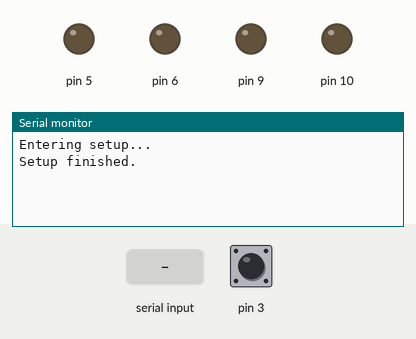
This sketch was run on a simulated Arduino Uno, built with avr-gcc and run on an emulated ATmega328P. Shown: output pins drawn as LEDs (lit = HIGH), the last lines printed to the serial monitor. The test bench sets the inputs (shaded band); at power-on: pin 3 LOW.

Above: at 1.2 s.
1.3 s: pin 3 driven HIGH
At 2.2 s:
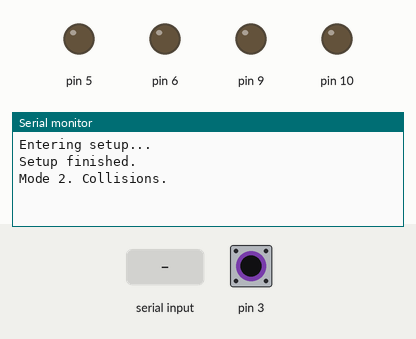
2.8 s: "1" received over Serial
At 3.5 s:
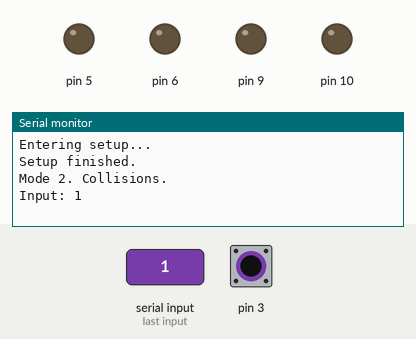
4.3 s: pin 3 pulsed LOW 2 times (0.12 s each, 0.3 s apart)
At 5.6 s:
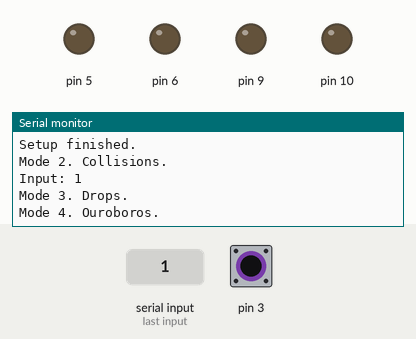
6.4 s: pin 3 pulsed LOW 5 times (0.12 s each, 0.3 s apart)
At 9.1 s:
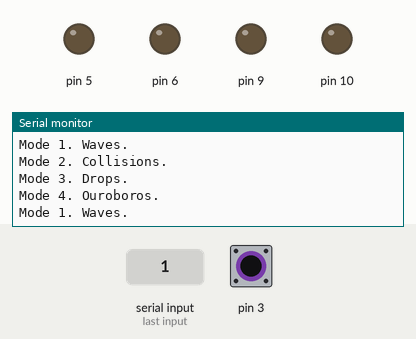

Measured:
- after the input at 1.3 s, the serial monitor: prints a new line at once (image 1)
- after the input at 2.8 s, the serial monitor: prints a new line at once (image 2)
- after the input at 4.3 s, the serial monitor: prints a new line after 0.12 s (image 3)
- after the input at 6.4 s, the serial monitor: prints a new line after 0.12 s (image 4)

The sketch:

stage_06.ino
```cpp
/** Stage 06. The ultimate version
 *  Added extra modes
 *  Complex arithmetic has been dropped for sake
 *  of the predefined modes
 */

#define DEBUG 1

#ifndef _BV
#define _BV(bit) (1 << (bit))
#endif

// Arduino standard (AVR) methods for setting (sbi) or
// clearing (cbi) bits in PORT (and other) variables
// Use _MMIO_BYTE(addr) with pointers
#ifndef cbi
#define cbi(sfr, bit) (_SFR_BYTE(sfr) &= ~_BV(bit))
#endif
#ifndef sbi
#define sbi(sfr, bit) (_SFR_BYTE(sfr) |= _BV(bit))
#endif

// Read bit from PORT (and other) variables
#define rbi(sfr, bit) (_SFR_BYTE(sfr) & _BV(bit))

// Compare 32-bit arrays (ca, cb are pointers)
#define cmp32(ca, cb) (!( *((uint8_t *) ca) ^ \
  *((uint8_t *) cb)     | *((uint8_t *) ca + 1) ^ \
  *((uint8_t *) cb + 1) | *((uint8_t *) ca + 2) ^ \
  *((uint8_t *) cb + 2) | *((uint8_t *) ca + 3) ^ \
  *((uint8_t *) cb + 3)))

#define SEQN 8 // Maximum sequence index (should be n^2)
#define LEDS 4 // Maximum led count (have 4 of them)
#define MODC 4 // Total modes count (4 as well)
#define CMDC 7 // Total commands count (7 yet)
#define CMDX 4 // Maximum command's size (4 bytes)

// Custom types to handle PORT (and other) variables
typedef struct {
  uint8_t bit;
  uint16_t port;
  uint16_t pin;
  uint16_t ddr;
} pin_t;

// Leds' (PWM) array: 5 = PD5, 6 = PD6, 9 = PB1, 10 = PB2
const pin_t led[LEDS] = {
  {PD5, (uint16_t) &PORTD,
    (uint16_t) &PIND, (uint16_t) &DDRD},
  {PD6, (uint16_t) &PORTD,
    (uint16_t) &PIND, (uint16_t) &DDRD},
  {PB1, (uint16_t) &PORTB,
    (uint16_t) &PINB, (uint16_t) &DDRB},
  {PB2, (uint16_t) &PORTB,
    (uint16_t) &PINB, (uint16_t) &DDRB}
};

// Leds' order (Output Control Registers for PWM)
const uint16_t lord[LEDS] = {
  (uint16_t) &OCR0B, //  5 = OC0B (Timer0 OC B)
  (uint16_t) &OCR0A, //  6 = OC0A (Timer0 OC A)
  (uint16_t) &OCR1A, //  9 = OC1A (Timer1 OC A)
  (uint16_t) &OCR1B  // 10 = OC1B (Timer1 OC B)
};

// Leds' mode matrix (values in leds' order)
const uint8_t mode[MODC][SEQN][LEDS] = {
  {   // Mode 1. Waves
    { /* SEQ1 */ 0, 85, 255, 85},
    { /* SEQ2 */ 85, 0, 85, 255},
    { /* SEQ3 */ 255, 85, 0, 85},
    { /* SEQ4 */ 85, 255, 85, 0},
    { /* SEQ5 */ 0, 85, 255, 85},
    { /* SEQ6 */ 85, 0, 85, 255},
    { /* SEQ7 */ 255, 85, 0, 85},
    { /* SEQ8 */ 85, 255, 85, 0}
  },{ // Mode 2. Collisions
    { /* SEQ1 */ 255, 127, 63, 0},
    { /* SEQ2 */ 255, 191, 0, 0},
    { /* SEQ3 */ 191, 255, 0, 0},
    { /* SEQ4 */ 63, 127, 255, 0},
    { /* SEQ5 */ 0, 63, 127, 255},
    { /* SEQ6 */ 0, 0, 191, 255},
    { /* SEQ7 */ 0, 0, 255, 191},
    { /* SEQ8 */ 0, 255, 127, 63}
  },{ // Mode 3. Drops
    { /* SEQ1 */ 255, 0, 0, 255},
    { /* SEQ2 */ 191, 63, 63, 191},
    { /* SEQ3 */ 127, 127, 127, 127},
    { /* SEQ4 */ 63, 191, 191, 63},
    { /* SEQ5 */ 0, 255, 255, 0},
    { /* SEQ6 */ 63, 191, 191, 63},
    { /* SEQ7 */ 127, 127, 127, 127},
    { /* SEQ8 */ 191, 63, 63, 191}
  },{ // Mode 4. Ouroboros
    { /* SEQ1 */ 255, 127, 0, 63},
    { /* SEQ2 */ 127, 63, 255, 0},
    { /* SEQ3 */ 63, 0, 127, 255},
    { /* SEQ4 */ 0, 255, 63, 127},
    { /* SEQ5 */ 255, 127, 0, 63},
    { /* SEQ6 */ 127, 63, 255, 0},
    { /* SEQ7 */ 63, 0, 127, 255},
    { /* SEQ8 */ 0, 255, 63, 127}
  }
};

// PushButton's pin (PWM): 3 = PD3
const pin_t button = { PD3,
  (uint16_t) &PORTD, (uint16_t) &PIND, (uint16_t) &DDRD
};

// Serial message strings
const char *STR_SUB = "Entering setup...";
const char *STR_SUE = "Setup finished.";
const char *STR_SSP = "Lights suspended...";
const char *STR_RSM = "Lights' run resumed.";
const char *STR_M_1 = "Mode 1. Waves.";
const char *STR_M_2 = "Mode 2. Collisions.";
const char *STR_M_3 = "Mode 3. Drops.";
const char *STR_M_4 = "Mode 4. Ouroboros.";
#if (DEBUG == 1)
const char *STR_DBG = "Input: ";
#endif

// Serial commands
const char command[CMDC][CMDX] = {
  {'o', 'n', 0, 0},     // Lights on
  {'o', 'f', 'f', 0},   // Lights off
  {'m', 'o', 'd', 'e'}, // Next mode
  {'m', '1', 0, 0},     // Mode 1 (m1)
  {'m', '2', 0, 0},     // Mode 2 (m2)
  {'m', '3', 0, 0},     // Mode 3 (m3)
  {'m', '4', 0, 0}      // Mode 4 (m4)
};

// This is not OOP - so global variables are ok
volatile uint8_t lrun = 0; // Lights' run-stop variable
volatile uint8_t bmod = 0; // Mode change trigger variable
// Indices for the mode, the sequence, and the rest
volatile uint8_t mod = 0, seq = 0, i = 0;

char str_in[CMDX] = {0, 0, 0, 0}; // Serial input string

/** ISR (Interrupt Service Routine) setup macro
 *  Used to set handler for interrupts from
 *  the timer (on overflow). delay() and milis()
 *  fuctions should not be used here (as they
 *  disable global interrupts)
 */
ISR(TIMER2_OVF_vect) {
  // Check for lights' run enabled
  if (!lrun) return;

  // Trim led index to be always in range
  seq &= (SEQN - 1);
  // Set each of 4 leds
  _MMIO_BYTE(lord[0]) = mode[mod][seq][0];
  _MMIO_BYTE(lord[1]) = mode[mod][seq][1];
  _MMIO_BYTE(lord[2]) = mode[mod][seq][2];
  _MMIO_BYTE(lord[3]) = mode[mod][seq][3];
  seq ++; // Increment the index variable
}

/** ISR (Interrupt Service Routine) setup macro
 *  Used to set handler for interrupts from PushButton
 *  on pin 3 (PD3 line). It will handle interrupts
 *  on ANY CHANGE of PushButton's pin state
 */
ISR(INT1_vect) {
  if (rbi(_MMIO_BYTE(button.pin), button.bit)) {
    // Button released: allow lights to run again
    lrun = 1;
    mod = (mod + 1) & (MODC - 1); // Shift to the next mode
    bmod = 1; // Trigger the mode change
  } else {
    // Button pressed: suspend running lights
    lrun = 0;
  }
}

/** Setup routine
 *  All configuration trcks go here
 */
void setup() {
  // Set up Serial console
  Serial.begin(9600);
  Serial.println(STR_SUB);

  cli(); // Turn off global interrupts

  // Initialize pins (set for OUTPUT and clear for INPUT)
  for (i = 0; i < LEDS; i ++) {
    // Set Led's pin as OUTPUT
    sbi(_MMIO_BYTE(led[i].ddr), led[i].bit);
  }
  i = 0; // Reset index for loop()
  // Set PushButton's pin (PD3) as INPUT
  cbi(_MMIO_BYTE(button.ddr), button.bit);

  // Reset Timers (Timer Counter Control Registers)
  TCCR0A = TCCR0B = 0; // Timer0 disabled and detached
  TCCR1A = TCCR1B = 0; // Timer1 disabled and detached
  TCCR2A = TCCR2B = 0; // Timer2 disabled and detached

  // Disable interrupts for Timer0 & Timer1
  TIMSK0 = TIMSK1 = 0;
  // Enable Fast PWM for Timer0 & Timer1 (with 0xFF limit)
  sbi(TCCR0A, WGM00); sbi(TCCR0A, WGM01); // Fast PWM
  sbi(TCCR1A, WGM10); sbi(TCCR1B, WGM12); // Fast PWM 8-bit
#if (DEBUG == 1)
  // Enable timers (at (16000000 / 8) / 256 = 7812.5 Hz)
  sbi(TCCR0B, CS01); // with /8 prescaler
  sbi(TCCR1B, CS11); // with /8 prescaler
#else
  // Enable timers (at (16000000 / 1) / 256 = 62500 Hz)
  sbi(TCCR0B, CS00); // Timer0 enabled (with /1 prescaler)
  sbi(TCCR1B, CS10); // Timer1 enabled (with /1 prescaler)
#endif
  // Set Compare match Output Mode for Timer0 & Timer1
  sbi(TCCR0A, COM0A1); // Timer0 attached to OC0A output
  sbi(TCCR0A, COM0B1); // Timer0 attached to OC0B output
  sbi(TCCR1A, COM1A1); // Timer1 attached to OC1A output
  sbi(TCCR1A, COM1B1); // Timer1 attached to OC1B output
  // Set Compare Register value for PWM on Timer0 & Timer1
  OCR0A = OCR0B = 0; // Timer0 1/256 of duty cycle
  OCR1A = OCR1B = 0; // Timer1 1/256 of duty cycle

  // Enable interrupts for Timer2
  sbi(TIMSK2, TOIE2); // Interrupts from overflow enabled
  // Enable Phase-Correct PWM (with OCR2A limit)
  sbi(TCCR2B, WGM22); sbi(TCCR2A, WGM20);
  // Enable Timer2 (at (16000000 / 1024) / 312 = 50 Hz)
  // Bits CSn0, CSn1, CSn2 for /1024 async prescaler
  sbi(TCCR2B, CS20); sbi(TCCR2B, CS21); sbi(TCCR2B, CS22);
  // Set Compare Register value for PWM on Timer2
  OCR2A = 155; // (155 + 1) * 2 = 312

  // Enable INT1 for PD3 (PushButton)
  sbi(EICRA, ISC10); // Trigger INT1 on ANY CHANGE
  sbi(EIMSK, INT1); // Turn on INT1

  sei(); // Turn global interrupts on again

  Serial.println(STR_SUE);
}

/** Loop routine
 *  This is the main code to be repeated -
 *  it may hold all the costly piece of code
 */
void loop() {
  if (bmod) {
    // The mode change has been triggered
    switch (mod) {
      case 0: Serial.println(STR_M_1); break;
      case 1: Serial.println(STR_M_2); break;
      case 2: Serial.println(STR_M_3); break;
      case 3: Serial.println(STR_M_4);
    }
    bmod = 0; // Release the mode change flag
  }
  // Check serial input buffer -
  // commands are supposed to be CMDX characters long
  if (Serial.available() && (i < CMDX)) {
    // Proceed: Serial input buffer has data
    // and input string has space to read into
    str_in[i] = Serial.read();
    // Skip all zeroes read
    if (str_in[i]) i ++;
    // Pause application for at least 1ms
    // for the Serial to be ready
    delayMicroseconds(1000);
  } else {
    // Proceed: Serial input buffer is empty
    // or input string is filled
    if (i) {
      // Display contents of input string
#if (DEBUG == 1)
      Serial.print(STR_DBG);
      Serial.println(str_in); // This is not safe
#endif
      // Find command in the input
      if (cmp32(str_in, command[0])) {
          // Run lights
          lrun = 1;
          Serial.println(STR_RSM);
      } else if (cmp32(str_in, command[1])) {
          // Suspend lights
          lrun = 0;
          Serial.println(STR_SSP);
      } else if (cmp32(str_in, command[2])) {
          // Switch to the next mode
          mod = (mod + 1) & (MODC -1);
          bmod = 1; // Trigger the mode change
      } else if (cmp32(str_in, command[3])) {
          // Select Mode 1 - Waves
          mod = 0;
          bmod = 1; // Trigger the mode change
      } else if (cmp32(str_in, command[4])) {
          // Select Mode 2 - Collisions
          mod = 1;
          bmod = 1; // Trigger the mode change
      } else if (cmp32(str_in, command[5])) {
          // Select Mode 3 - Drops
          mod = 2;
          bmod = 1; // Trigger the mode change
      } else if (cmp32(str_in, command[6])) {
          // Select Mode 4 - Ouroboros
          mod = 3;
          bmod = 1; // Trigger the mode change
      }
      // Clear the rest of Serial buffer and input string
      while (Serial.available()) {
        Serial.read();
        delayMicroseconds(1000);
      }
      *((uint32_t *) str_in) = i = 0; // Flush input string
    }
  }
}
```
